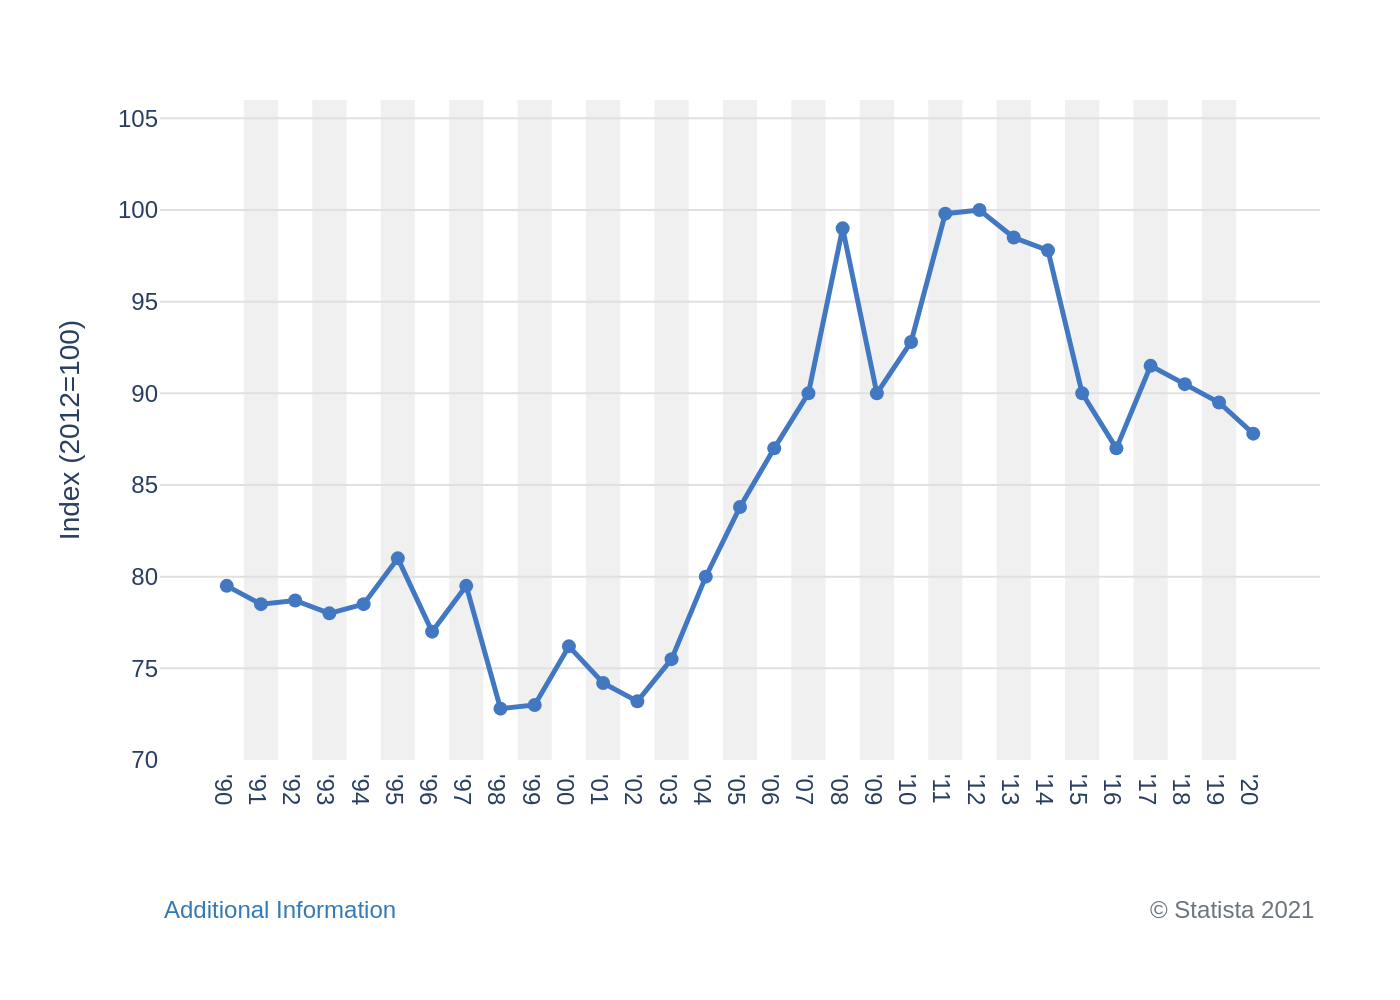

This figure's Python source:
import sys
import json
import os
import plotly.graph_objects as go

if len(sys.argv) != 2:
    print("Usage: python script.py <path_to_json_file>")
    sys.exit(1)

json_path = sys.argv[1]

try:
    with open(json_path, 'r', encoding='utf-8') as f:
        chart_data = json.load(f)
except FileNotFoundError:
    print(f"Error: JSON file not found at {json_path}")
    sys.exit(1)
except json.JSONDecodeError:
    print(f"Error: Could not decode JSON from {json_path}")
    sys.exit(1)

fig = go.Figure()

# Add traces from JSON data
for i, series in enumerate(chart_data['chart_data']):
    fig.add_trace(go.Scatter(
        x=series['x'],
        y=series['y'],
        name=series.get('name', ''),
        mode='lines+markers',
        line=dict(color=chart_data['colors'][i], width=2.5),
        marker=dict(color=chart_data['colors'][i], size=7)
    ))

# Create vertical bands for background
shapes = []
for i, _ in enumerate(chart_data['chart_data'][0]['x']):
    if i % 2 != 0:
        shape = go.layout.Shape(
            type="rect",
            xref="x",
            yref="paper",
            x0=i - 0.5,
            y0=0,
            x1=i + 0.5,
            y1=1,
            fillcolor="#f0f0f0",
            layer="below",
            line_width=0
        )
        shapes.append(shape)

# Update layout
fig.update_layout(
    font=dict(family="Arial", size=12),
    plot_bgcolor='white',
    paper_bgcolor='white',
    showlegend=False,
    margin=dict(l=80, r=40, t=50, b=120),
    shapes=shapes,
    annotations=[
        dict(
            text=chart_data['texts']['note'],
            align='left',
            showarrow=False,
            xref='paper',
            yref='paper',
            x=0,
            y=-0.2,
            xanchor='left',
            yanchor='top',
            font=dict(color="#337ab7")
        ),
        dict(
            text=chart_data['texts']['source'],
            align='right',
            showarrow=False,
            xref='paper',
            yref='paper',
            x=1,
            y=-0.2,
            xanchor='right',
            yanchor='top',
            font=dict(color="#6c757d")
        )
    ]
)

# Update axes
fig.update_xaxes(
    showgrid=False,
    tickfont=dict(size=12)
)

fig.update_yaxes(
    title_text=chart_data['texts']['y_axis_title'],
    title_font=dict(size=14),
    gridcolor='#e0e0e0',
    range=[70, 106],
    dtick=5,
    tickfont=dict(size=12)
)

# Generate output filename from input JSON path
base_filename = os.path.splitext(os.path.basename(json_path))[0]
output_filename = f"{base_filename}.png"

# Save the figure as a PNG image
fig.write_image(output_filename, scale=2)

print(f"Chart saved to {output_filename}")
